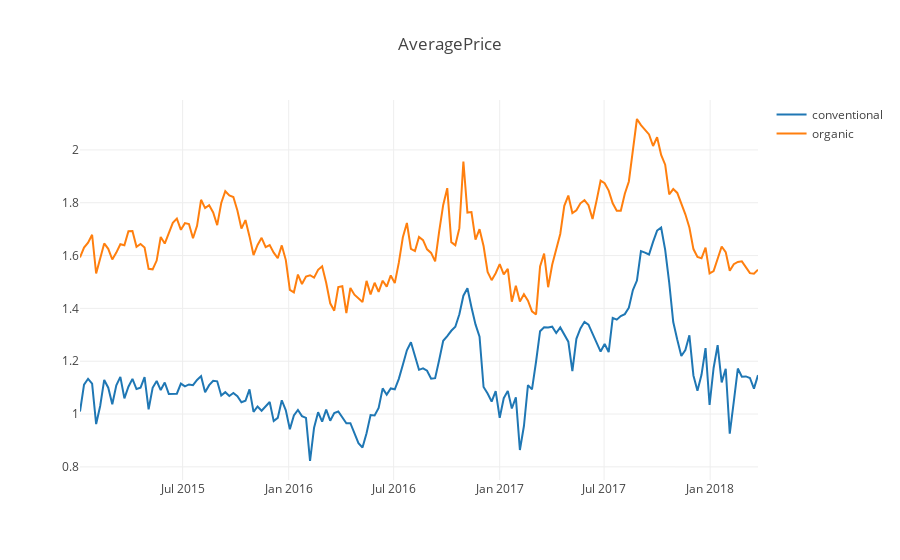

Write notebook code for a chart like this one.
### Code cell
#--Average Price of all avocado types over time--
time_series('AveragePrice')

### Figure 1 — Plotly figure (JSON) as saved in the notebook; plotly's stock layout.template omitted (floating-point values rounded to 4 significant figures; data arrays with more than 128 entries replaced by an {"elided": "..."} marker saying what was removed)
{"data": [{"name": "conventional", "type": "scatter", "uid": "449918d8-75c5-4b5d-9619-d03cdb63de4c", "x": {"elided": "169 str values"}, "y": {"elided": "169 float values"}}, {"name": "organic", "type": "scatter", "uid": "d3b311cc-fa7f-4edb-b060-a869379cda07", "x": {"elided": "169 str values"}, "y": {"elided": "169 float values"}}], "layout": {"title": "AveragePrice", "xaxis": {"zeroline": false}, "yaxis": {"zeroline": false}}}
